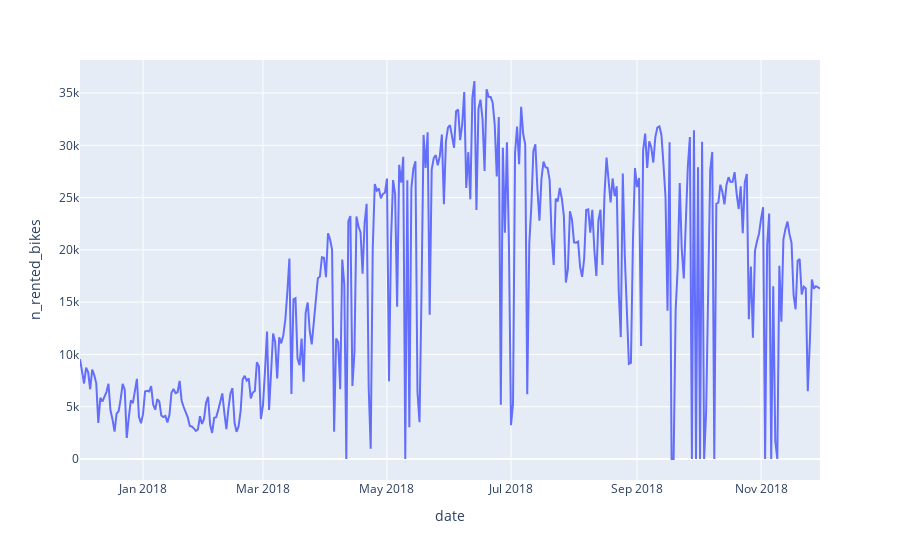

This figure's notebook cell:
### Code cell
# Calculate the total number of rented bikes per day
df_day = df.groupby('date', as_index=False)['n_rented_bikes'].sum()
df_day
# Create a line plot showing total number of bikes per day over time

px.line(df_day, x = 'date', y = 'n_rented_bikes')

### Figure 1 — Plotly figure (JSON) as saved in the notebook; plotly's stock layout.template omitted (floating-point values rounded to 4 significant figures; data arrays with more than 128 entries replaced by an {"elided": "..."} marker saying what was removed)
{"data": [{"hovertemplate": "date=%{x}<br>n_rented_bikes=%{y}<extra></extra>", "legendgroup": "", "line": {"color": "#636efa", "dash": "solid"}, "marker": {"symbol": "circle"}, "mode": "lines", "name": "", "orientation": "v", "showlegend": false, "type": "scatter", "x": {"elided": "365 str values"}, "xaxis": "x", "y": {"elided": "365 int values"}, "yaxis": "y"}], "layout": {"autosize": true, "legend": {"tracegroupgap": 0}, "margin": {"t": 60}, "xaxis": {"anchor": "y", "autorange": true, "domain": [0, 1], "range": ["2017-12-01", "2018-11-30"], "title": {"text": "date"}, "type": "date"}, "yaxis": {"anchor": "x", "autorange": true, "domain": [0, 1], "range": [-2008.0, 38160.0], "title": {"text": "n_rented_bikes"}, "type": "linear"}}}
